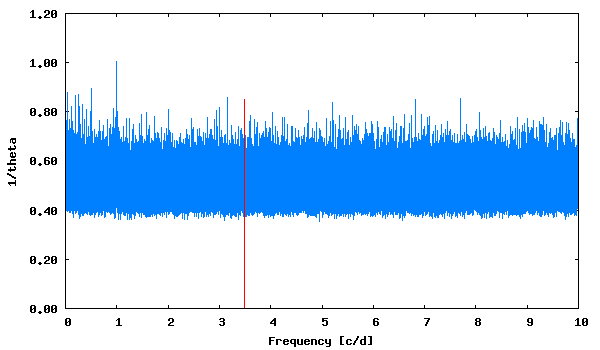

Recreate this plot in gnuplot.
set term png size 600,350 medium
set colors classic
set output "phase_lc_7.lk.png"
set xlabel "Frequency [c/d]"
set ylabel "1/theta"
set format y "%5.2f"
plot [] "lk.periodogram" using 1:2 with lines linecolor 3 title "", "<echo '3.495924  0.85'" with impulses linecolor 1 title ""
 
